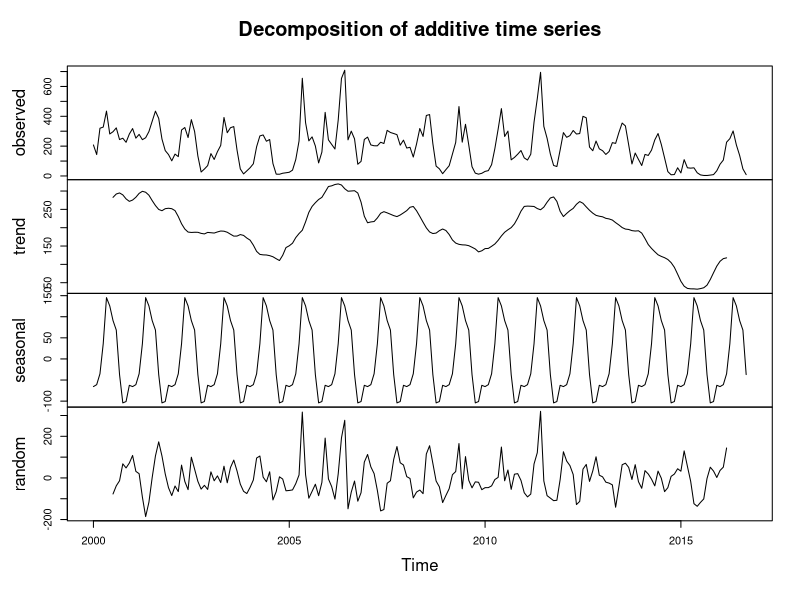
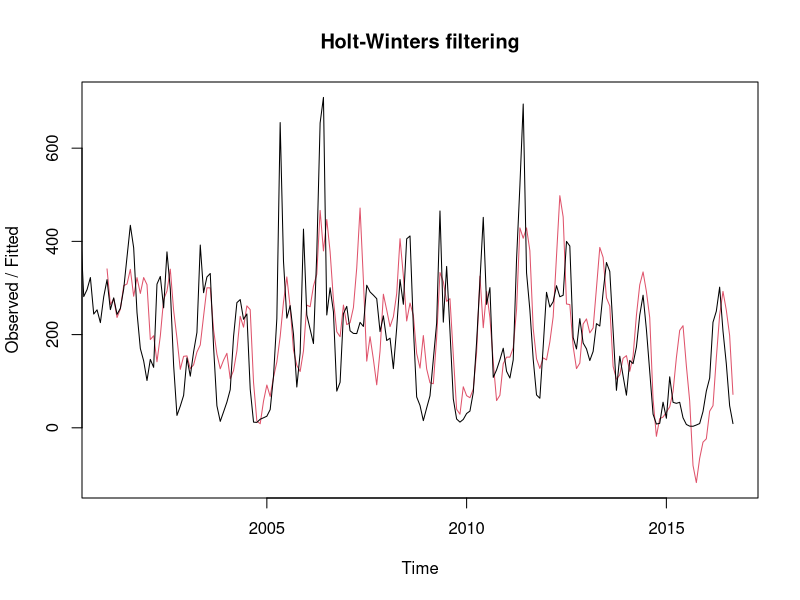
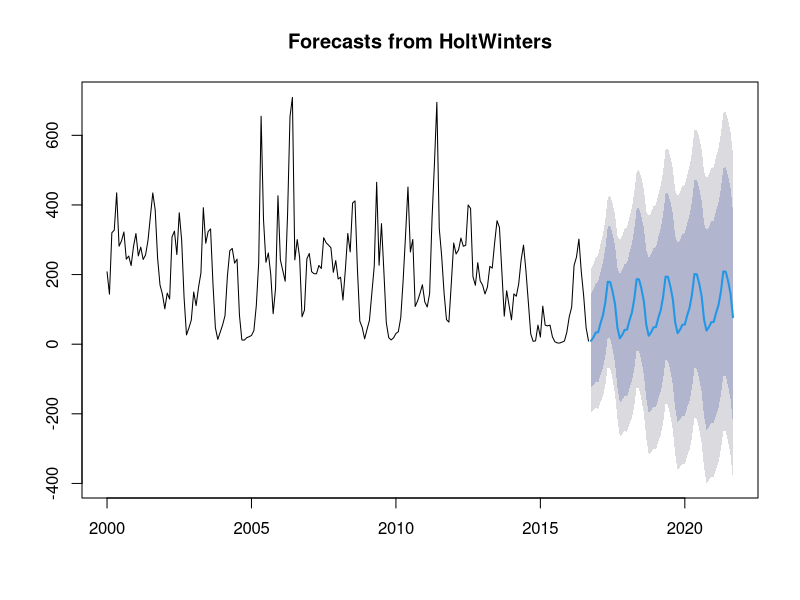
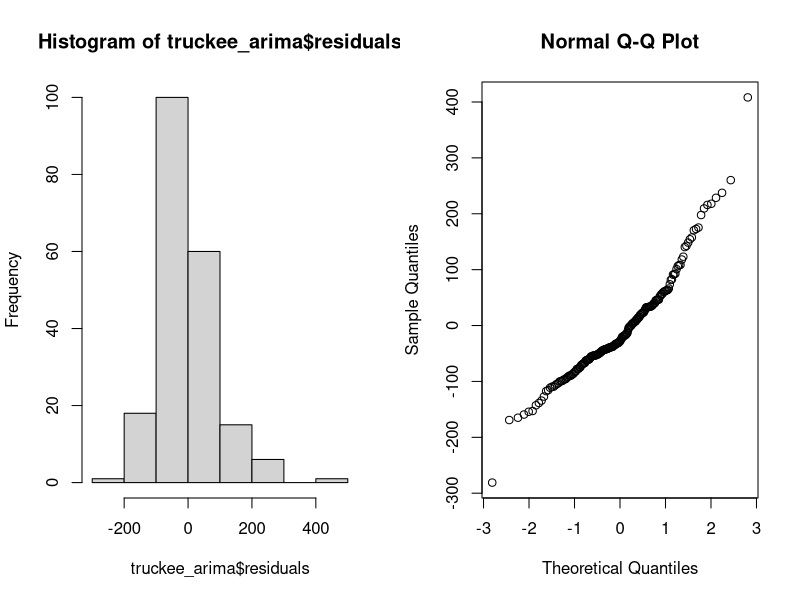
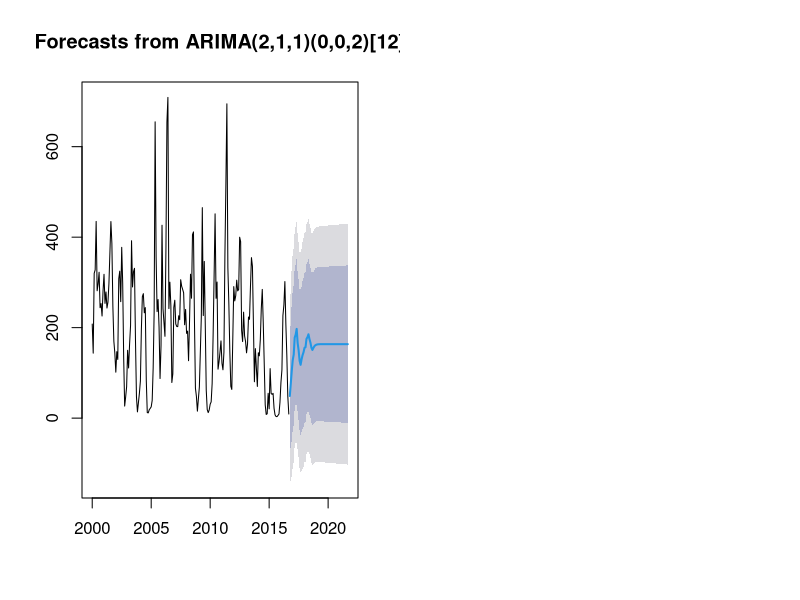
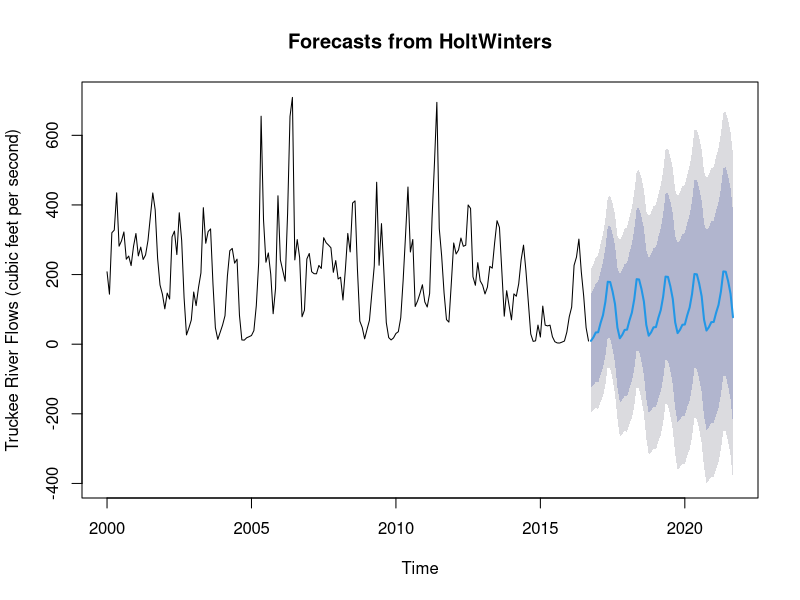

These charts were generated, in order, by the following R code:
## ---- chunk 1
knitr::opts_chunk$set(echo = TRUE)
## ---- chunk 2

#Part 0. Load packages
library(tidyverse)
library(tseries)
library(forecast)

## ---- chunk 3

# Get data
truckee <- read_csv("clean_truckee_flow.csv")

# Convert to ts data
truckee_ts <- ts(truckee$mean_va, frequency = 12, start = c(2000,1))

# plot(truckee_ts)
# Decompose to explore data further

truckee_dc <- decompose(truckee_ts)

plot(truckee_dc)

## ---- chunk 4

# Holt Winters exponential smoothing
truckee_hw <- HoltWinters(truckee_ts)

plot(truckee_hw)

# Forecast Holt Winters

truckee_forecast <- forecast(truckee_hw, h = 60)
plot(truckee_forecast)


# Autoregressive integrated moving average (ARIMA) for comparison
# estimate pdq
truckee_pdq <- auto.arima(truckee_ts) # [2,1,1,][0,0,2]

# fit the ARIMA model
truckee_arima <- arima(truckee_ts, order = c(2,1,1), seasonal = list(order = c(0,0,2)))

# evaluate residuals
par(mfrow = c(1,2))
hist(truckee_arima$residuals)
qqnorm(truckee_arima$residuals) # looks normal

# forecast ARIMA
forecast_truckee <- forecast(truckee_arima, h = 60)
plot(forecast_truckee) 

# Graph of Holt Winters & save as png

png(file = "truckee_plot.png", width = 650, height = 350)
plot(truckee_forecast,
     xlab = "Time",
     ylab = "Truckee River Flows (cubic feet per second)")
dev.off()



